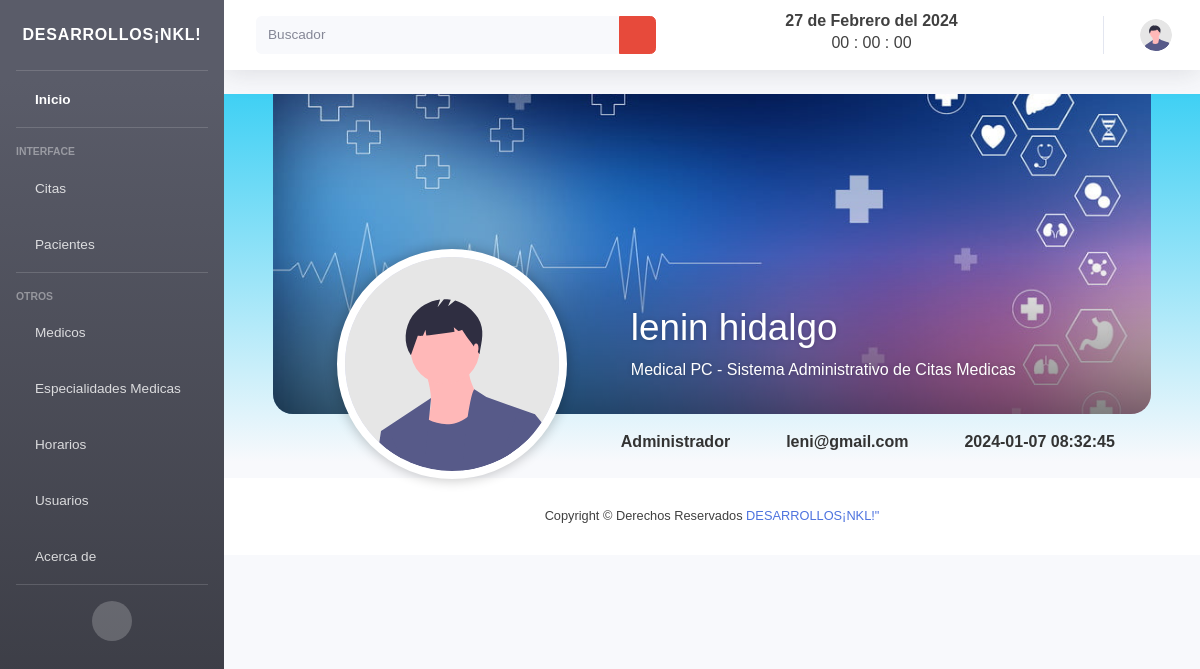
Screenshot of /views/perfil.php (signed in) with the database file from the repository.
### tables this page shows
CREATE TABLE `user` (
  `id` int(11) NOT NULL,
  `nombre` varchar(50) NOT NULL,
  `correo` varchar(50) NOT NULL,
  `password` varchar(50) NOT NULL,
  `fecha` timestamp NOT NULL DEFAULT current_timestamp(),
  `rol` int(11) NOT NULL
);

CREATE TABLE `roles` (
  `id` int(11) NOT NULL,
  `rol` varchar(50) NOT NULL
);

### views/perfil.php (the view, shortened to what this page needs)
<?php include "../includes/header.php";?>
<?php include "../includes/db.php";?>
<?php
$actualsesion = $_SESSION['nombre'];
?>
<?php
$sql = "SELECT  user.id, user.nombre, user.correo, user.password, user.fecha,
roles.rol FROM user
LEFT JOIN roles ON user.rol= roles.id  WHERE nombre ='$actualsesion'";
$usuarios = mysqli_query($conexion, $sql);
if($usuarios -> num_rows > 0){
foreach($usuarios as $key => $fila ){
?>
<tr>
</tr>
<?php
}
}
?>
<html lang="en">
<head>
    <link rel="stylesheet" href="../css/perfil.css" />
</head>
<body>
<section class="perfil-usuario">
    <div class="contenedor-perfil">
        <div class="portada-perfil" style="background-image: url('../img/portada.jpg');">
            <div class="sombra"></div>
            <div class="avatar-perfil">
                <img src="../img/undraw_profile.svg" alt="img">
            </div>
            <div class="datos-perfil">
                <h4 class="titulo-usuario"><?php echo $fila['nombre']; ?></h4>
                <p class="bio-usuario">Medical PC - Sistema Administrativo de Citas Medicas</p>
            </div>
        </div>
        <div class="menu-perfil">
            <ul>
                <li><a href="#" title=""><i class="icono-perfil fas fa-info-circle"></i><?php echo $fila['rol']; ?></a></li>
                <li><a href="#" title=""><i class="icono-perfil fas fa-grin"></i><?php echo $fila['correo']; ?></a></li>
                <li><a href="#" title=""><i class="icono-perfil fas fa-camera"></i><?php echo $fila['fecha']; ?></a></li>
            </ul>
        </div>
    </div>
</section>
</body>
</html>
<?php include "../includes/footer.php" ;?>

### css/perfil.css (style rules this page uses)
html { -webkit-text-size-adjust: 100%; -ms-text-size-adjust: 100%; text-size-adjust: 100%; line-height: 1.4; }
* { margin: 0; padding: 0; -webkit-box-sizing: border-box; -moz-box-sizing: border-box; box-sizing: border-box; }
body { color: #404040; font-family: "Arial", Segoe UI, Tahoma, sans-serifl, Helvetica Neue, Helvetica; }
.perfil-usuario { background: linear-gradient(#3FD0F4, transparent); color: #333; }
.perfil-usuario .sombra { position: absolute; display: block; background: linear-gradient(transparent,rgba(0, 0, 0, .5)); width: 100%; height: 50%; bottom: 0; left: 0; }
.perfil-usuario .portada-perfil, .perfil-usuario .sombra { border-radius: 0 0 20px 20px; }
.perfil-usuario img { width: 100%; }
.contenedor-perfil { max-width: 1024px; margin-left: auto; margin-right: auto; }
.perfil-usuario .contenedor-perfil { display: block; margin-left: auto; margin-right: auto; width: 90%; }
.perfil-usuario .portada-perfil { display: block; background-size: cover; background-position: center; background-repeat: no-repeat; position: relative; height: 20rem; margin-bottom: .5rem; }
.perfil-usuario .avatar-perfil { display: block; width: 230px; height: 230px; background-color: #D9DCF1; position: absolute; bottom: -65px; left: 4rem; border-radius: 50%; overflow: hidden; border: 8px solid #FFFFFF; box-shadow: 0 0 12px 2px rgba(0, 0, 0, .2); }
.perfil-usuario .datos-perfil { position: absolute; display: block; width: calc(100% - 230px - 8rem); right: 0; bottom: 0; color: #fff; text-shadow: 0 0 5px rgba(0, 0, 0, .2); padding-bottom: 1rem; padding-right: 1rem; }
.perfil-usuario .titulo-usuario { font-size: 2.3rem; white-space: nowrap; margin-bottom: .5rem; overflow: hidden; text-overflow: ellipsis; }
.perfil-usuario .bio-usuario { font-size: 1em; margin-bottom: .75rem; }
.perfil-usuario .menu-perfil ul { display: flex; list-style: none; margin-left: calc(200px + 8rem); width: calc(100% - 200px - 8rem); }
.perfil-usuario .menu-perfil ul li { margin-right: 1rem; }
.perfil-usuario .menu-perfil a { display: block; text-decoration: none; color: inherit; padding: 8px 20px; font-weight: bold; border-radius: 8px; transition: all ease-in 100ms; }

### rows the page displays
user: nombre "lenin hidalgo", rol.rol "Administrador", correo "leni@gmail.com", fecha "2024-01-07 08:32:45"

### other values shown
fecha() "27 de Febrero del 2024"
